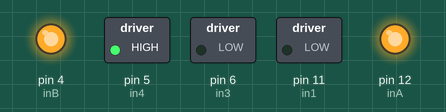
Simulated run of this sketch. Board: Arduino Uno, built with avr-gcc and run on an emulated ATmega328P. On the bench: switched loads named in the sketch (green lamp = pin HIGH), output pins drawn as LEDs (lit = HIGH).

Above: at 0.1 s.
Timing chart, 0 to 1.6 s (numbered marks = the images above):
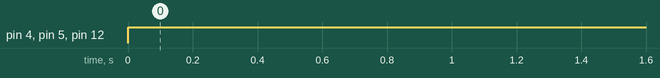

The sketch:

L298_motor_driver_code.ino
```cpp
int inA=12;
int in1=11;
int in2=102;

int inB=4;
int in3=6;
int in4=5;

void setup() {
  pinMode(inA,OUTPUT);
  pinMode(inB,OUTPUT);
  pinMode(in1,OUTPUT);
  pinMode(in2,OUTPUT);
  pinMode(in3,OUTPUT);
  pinMode(in4,OUTPUT);

}

void loop() {
 motor1();
 motor2();
}
void motor1(){
  digitalWrite(inA,HIGH);
  digitalWrite(in1,LOW);
  digitalWrite(in2,HIGH);


  }


void motor2(){
  digitalWrite(inB,HIGH);
  digitalWrite(in3,LOW);
  digitalWrite(in4,HIGH);


  }
```

Measured:
- by itself, pin 4 (inB), pin 5 (in4), pin 12 (inA): LOW → HIGH at 0.00 s
